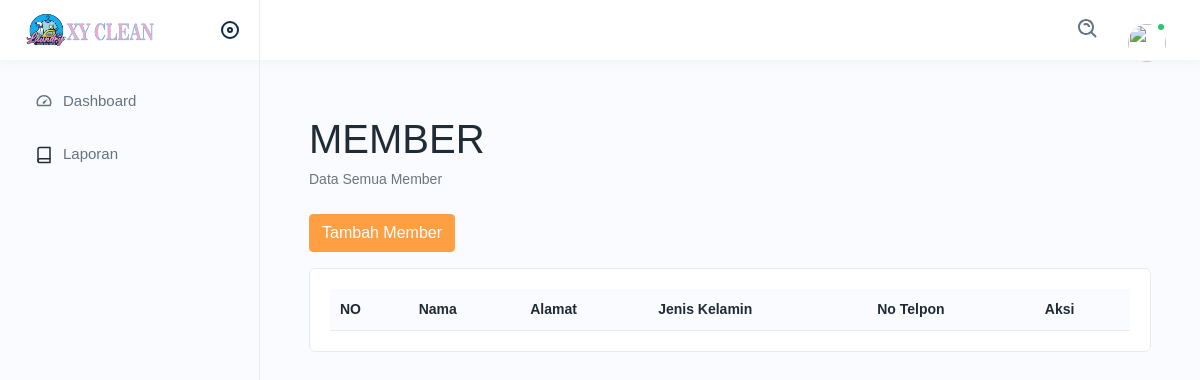
Before: /index.php/user/member with the older database file.
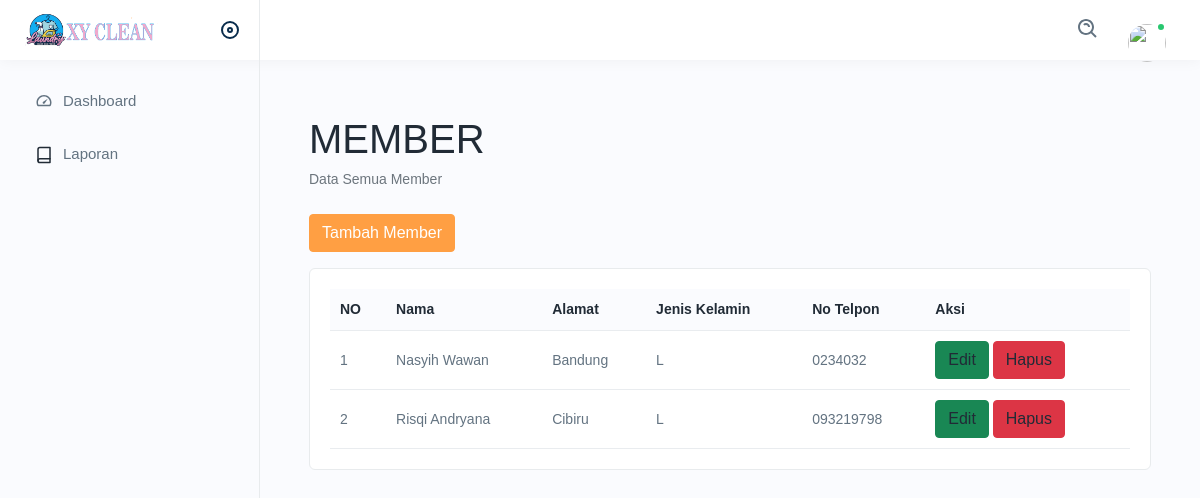
After: the same page with the newer database file.
### tables this page shows
CREATE TABLE `tb_member` (
  `id` int(11) NOT NULL,
  `nama` varchar(100) NOT NULL,
  `alamat` text NOT NULL,
  `jenis_kelamin` enum('L','P') NOT NULL,
  `tlp` varchar(15) NOT NULL
);

### application/controllers/User.php (called while the page is built, shortened)
<?php
class User extends CI_Controller {
	function __construct(){
		$this->load->model('m_user');
		$this->load->model('m_outlet');
	}
	function member(){
			$data['member'] = $this->m_user->tampil_data_member()->result();
			$this->load->view('user/member',$data);
	}
}

### index.php (called while the page is built, shortened)
<?php
require_once BASEPATH.'core/CodeIgniter.php';

### application/models/m_user.php (called while the page is built, shortened)
<?php
class M_user extends CI_Model{
	function tampil_data_member(){
		return $this->db->get('tb_member');
	}
}

### application/views/user/member.php (the view, shortened to what this page needs)
<head></head>
	<?php $this->load->view('_partials/head.php'); ?>
</head>
<?php $this->load->view('_partials/sidebar.php'); ?>
			<div class="page-wrapper">
				<div class="content">
					<div class="row">
					<main>
                    <div class="container-fluid">
                    <h1 class="mt-4">MEMBER</h1>
                        <ol class="breadcrumb mb-4">
                            <li class="breadcrumb-item active">Data Semua Member</li>
                        </ol>
						<button type="button" class="btn btn-primary mb-3" data-bs-toggle="modal" data-bs-target="#staticBackdrop">
						Tambah Member
						</button>
					<div class="row">
					<div class="col-sm-12">
						<div class="card">
							<div class="card-body">
								<div class="table-responsive">
									<table class="table  datanew ">
										<thead>
											<tr>
												<th>NO</th>
												<th>Nama</th>
												<th>Alamat</th>
												<th>Jenis Kelamin</th>
												<th>No Telpon</th>
												<th>Aksi</th>
											</tr>
										</thead>
										<?php
										$no = 1;
										foreach($member as $u){
										?>
										<tbody>
											<tr>
												<td><?php echo $no++ ?></td>
												<td><?php echo $u->nama ?></td>
												<td><?php echo $u->alamat ?></td>
												<td><?php echo $u->jenis_kelamin ?></td>
												<td><?php echo $u->tlp ?></td>
												<td>
												<a class="btn btn-success" href="<?php echo base_url(); ?>user/edit/<?php echo $u->id; ?>">Edit</a>
												<a class="btn btn-danger" href="<?php echo base_url(); ?>user/hapus/<?php echo $u->id; ?>">Hapus</a>
												</td>
											</tr>
										</tbody>
										<?php } ?>
									</table>
								</div>
							</div>
						</div>
					</div>
				</div>
                                </div>
                			</main>
				</div>
			</div>
		</div>
        <?php $this->load->view('_partials/end.php'); ?>

### application/views/_partials/head.php (shortened to what this page needs)
<html lang="en">
<head>
	<link rel="stylesheet" href="<?= base_url();?>/template/assets/css/bootstrap.min.css">
	<link rel="stylesheet" href="<?= base_url();?>/template/assets/css/animate.css">
	<link rel="stylesheet" href="<?= base_url();?>/template/assets/css/dataTables.bootstrap4.min.css">
	<link rel="stylesheet" href="<?= base_url();?>/template/assets/plugins/fontawesome/css/fontawesome.min.css">
	<link rel="stylesheet" href="<?= base_url();?>/template/assets/plugins/fontawesome/css/all.min.css">
	<link rel="stylesheet" href="<?= base_url();?>/template/assets/css/styleku.css">
</head>
<body>
	<div class="main-wrapper">
		<div class="header">
			<div class="header-left active"><a href="<?= base_url('dashboard');?>" class="logo"><img
						src="<?= base_url();?>/template/assets/img/logo.png" alt=""></a><a
					id="toggle_btn" href="javascript:void(0);"></a></div>
			<ul class="nav user-menu">
				<li class="nav-item">
					<div class="top-nav-search">
						<form action="#">
							<a class="btn" id="searchdiv"><img
									src="<?= base_url();?>/template/assets/img/icons/search.svg" alt="img"></a>
						</form>
					</div>
				</li>
				<li class="nav-item dropdown has-arrow main-drop"><a href="javascript:void(0);"
						class="dropdown-toggle nav-link userset" data-bs-toggle="dropdown"><span class="user-img"><img
								src="<?= base_url();?>/template/assets/img/profiles/avator1.jpg" alt=""><span
								class="status online"></span></span></a>
				</li>
			</ul>
		</div>

### application/views/_partials/sidebar.php (shortened to what this page needs)
<div class="sidebar" id="sidebar">
	<div class="sidebar-inner slimscroll">
		<div id="sidebar-menu" class="sidebar-menu">
			<ul>
				<li class=""><a href="<?= base_url('dashboard')?>"><img
							src="<?= base_url();?>/template/assets/img/icons/dashboard.svg"
							alt="img"><span>Dashboard</span></a></li>
				<li class=""><a href="<?= base_url('laporan')?>"><i data-feather="book"></i><span>Laporan</span></a>
				</li>
			</ul>
		</div>
	</div>
</div>

### application/views/_partials/end.php (shortened to what this page needs)
</body>
</html>

Changed rows visible on the page:
added tb_member: nama "Nasyih Wawan", alamat "Bandung", jenis_kelamin "L", tlp "0234032"
added tb_member: nama "Risqi Andryana", alamat "Cibiru", jenis_kelamin "L", tlp "093219798"
